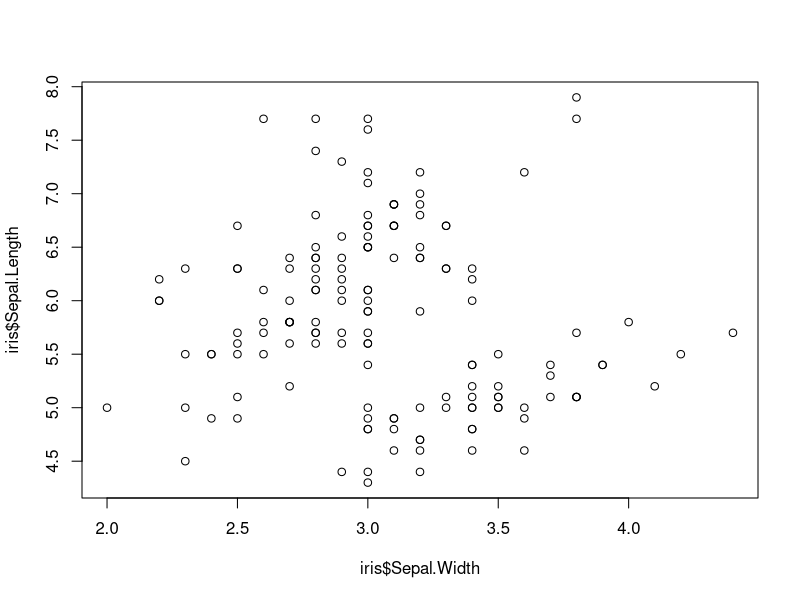
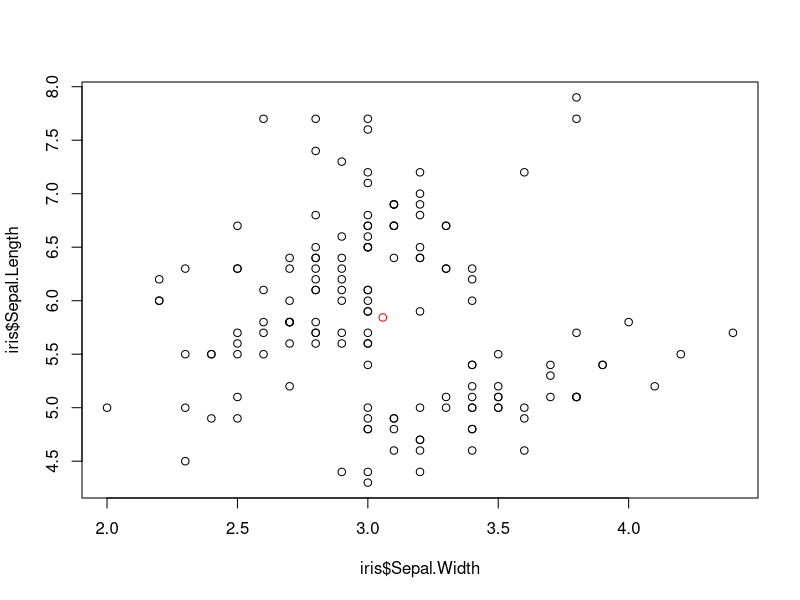
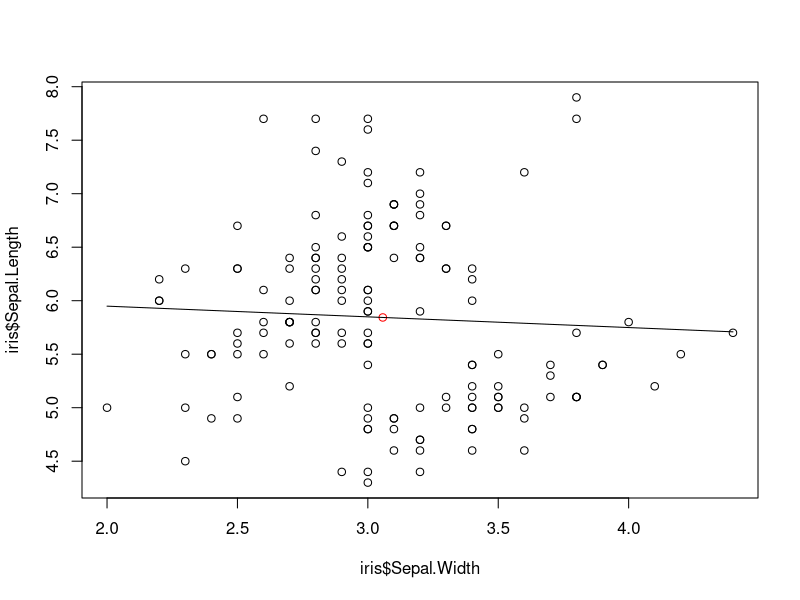
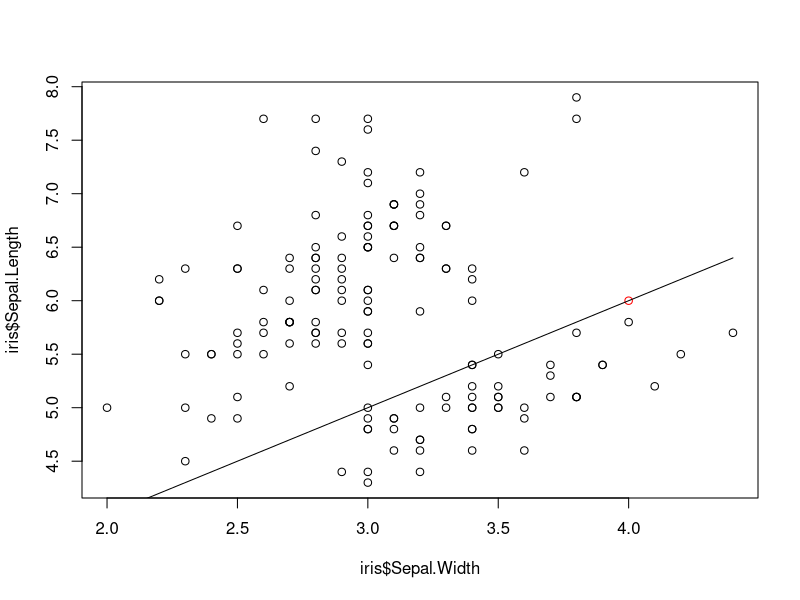
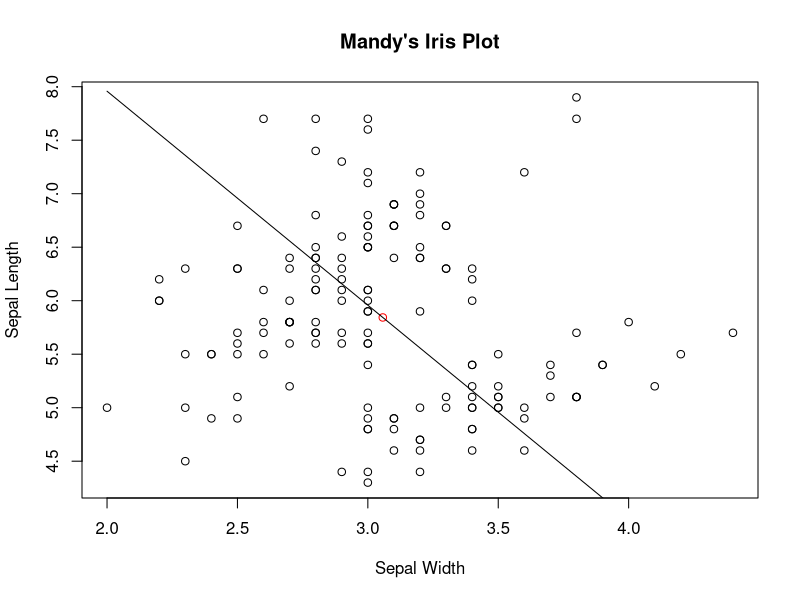

The R source for these figures, in order:
#add iris data
data("iris")

#view iris data table
head(iris)

#calculate mean and standard deviation

iris$Sepal.Width

#calculate mean and standard deviation

mean(iris$Sepal.Length)

sd(iris$Sepal.Width)

#build a scatterplot

plot(x = iris$Sepal.Width, y = iris$Sepal.Length)

#center of scatterplot

data_center_x = mean(iris$Sepal.Width)
data_center_y = mean(iris$Sepal.Length)
c(data_center_x, data_center_y)

#add a point to an existing plot
plot(x = iris$Sepal.Width, y = iris$Sepal.Length)
points(x = data_center_x, y = data_center_y, col = "red")

#plot a line through the plot
line_point_slope = function(x, x1, y1, slope)
{
  get_y_intercept = 
    function(x1, y1, slope)
      return(-(x1 * slope) + y1)
  
  linear =
    function(x, yint, slope)
      return(yint + x * slope)
  
  return(linear(x, get_y_intercept(x1, y1, slope), slope))
}

#run slope with 2,4,4,-2

line_point_slope(2, 4, 4, -2)

#add line through point on a scatter plot

plot(x = iris$Sepal.Width, y = iris$Sepal.Length)
points (x = data_center_x, y = data_center_y, col = "red")
curve(
  line_point_slope(
    x, 
    data_center_x,
    data_center_y, 
    -0.1),
  add = TRUE)

#add the line through a different point on the scatter plot (for fun)

plot(x = iris$Sepal.Width, y = iris$Sepal.Length)
points (x = 4, y = 6, col = "red")
curve(
  line_point_slope(
    x, 
    4,
    6,
    1),
  add = TRUE)

#redraw the plot with a different slope
#add a custom title (main = "did it!")
#add labels to axes (xlab = "Sepal Width") and (ylab = "Sepal Length")


plot(x = iris$Sepal.Width, y = iris$Sepal.Length, 
     main = "Mandy's Iris Plot",
     xlab = "Sepal Width",
     ylab = "Sepal Length")
points (x = data_center_x, y = data_center_y, col = "red")
curve(
  line_point_slope(
    x, 
    data_center_x,
    data_center_y, 
    -2),
  add = TRUE)





